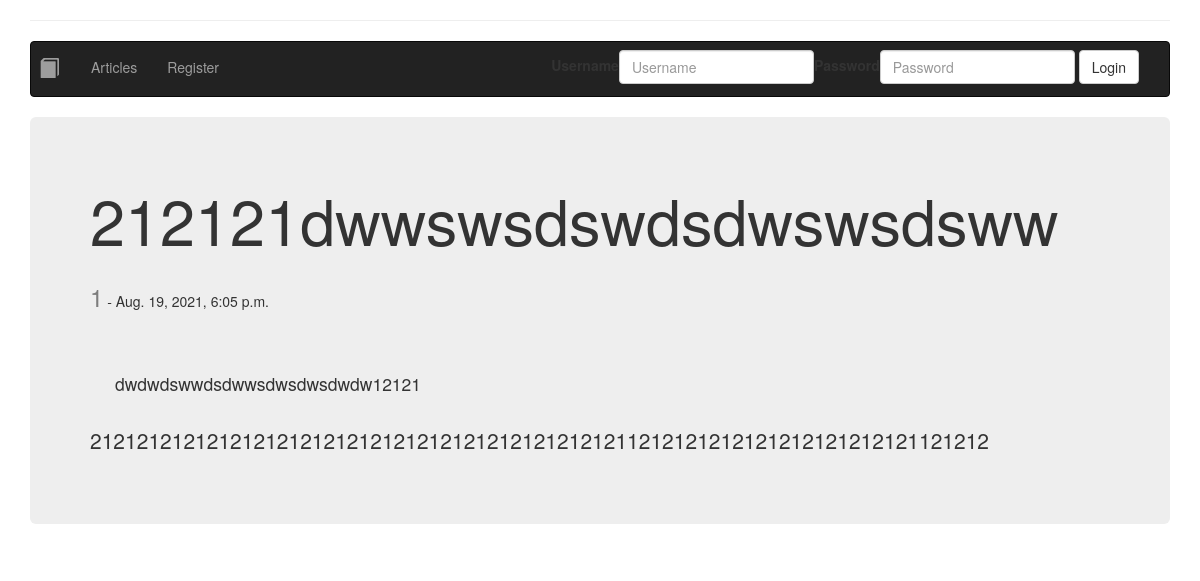
The page /articles/5/ on the database its author committed.
### ex/models/article.py (models this page shows, shortened)
class Article(models.Model):
	title = models.CharField(("Article title"), max_length=64, null=False)
	author: User = models.ForeignKey(User, verbose_name=("Article author"), on_delete=models.CASCADE, null=False)
	created = models.DateTimeField(("Article Created"), auto_now=False, auto_now_add=True)
	synopsis = models.CharField(("aricle synopsis"), max_length=312, null=False)
	content = models.TextField(("article content"))

### ex/views/blog.py (the view, shortened to what this page needs)
# urls.py: path('articles/<int:pk>/', views.ArticleDetail.as_view(), name='post_detail'),
class ArticleDetail(DetailView, FormView):
	model = Article
	template_name = 'ex/post_detail.html'
	form_class = AddFavoriteArticleForm
	success_url = reverse_lazy('favourites')

### ex/forms/add_favorite.py
class AddFavoriteArticleForm(ModelForm):
	class Meta:
		model = UserFavouriteArticle
		fields = []

### ex/templates/ex/post_detail.html (shortened to what this page needs)
{% extends 'ex/base.html' %}
{% block content %}
<div>
  <h1>{{ article.title }}</h1>
  <div style="display: flex; justify-content: space-between">
    <div><h3 style="display: inline-flex; color: rgb(125, 125, 125)">{{ article.author }}</h3>
      <h5 style="display: inline-flex">- {{ article.created }}</h5>
    </div>
  </div>
  <hr />
  <div class="lead">
    <blockquote>{{ article.synopsis }}</blockquote>
    <div>{{ article.content }}</div>
  </div>
</div>
{% endblock content %}

### rows shown on the page
Article: title "212121dwwswsdswdsdwswsdsww", author "1", created "Aug. 19, 2021, 6:05 p.m.", synopsis "dwdwdswwdsdwwsdwsdwsdwdw12121", content "21212121212121212121212121212121212121212121211212121212121212121212121121212"
